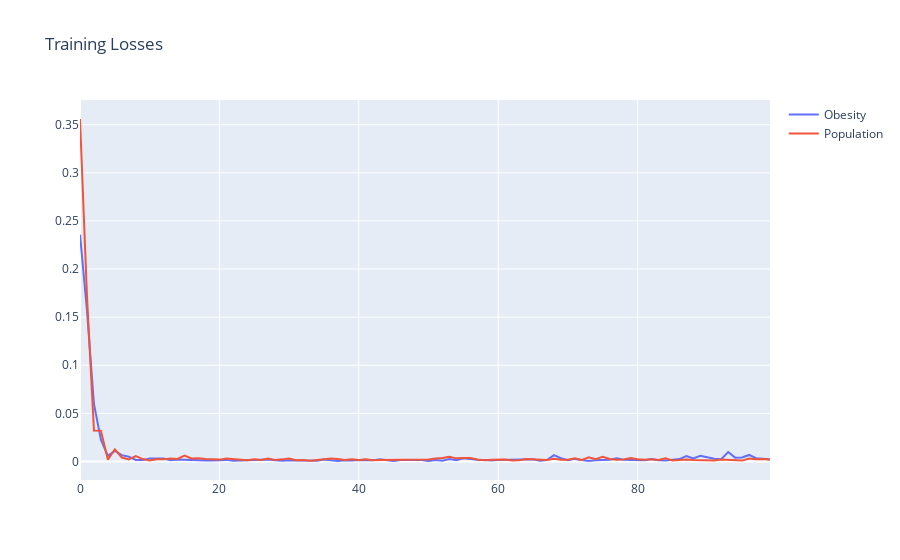

Notebook code cell kept with this figure:
### Code cell
# How much loss did we see when building our model?
plot_data = [go.Scatter(x = obs_hist['epoch'], 
                        y = obs_hist['loss'], 
                        name = 'Obesity'),
             go.Scatter(x = pop_hist['epoch'], 
                        y = pop_hist['loss'], 
                        name = 'Population')]

plot_layout = go.Layout(title = 'Training Losses')

fig = go.Figure(data = plot_data, layout = plot_layout)

pyoff.iplot(fig)
